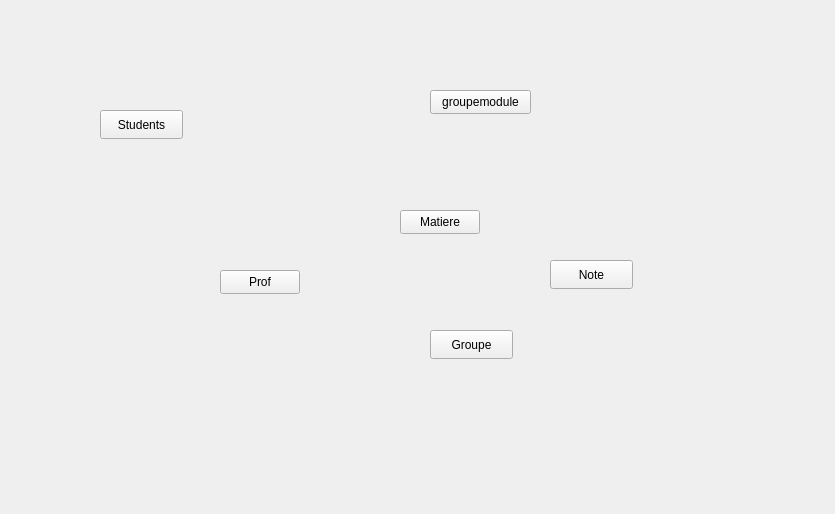
<?xml version="1.0" encoding="UTF-8"?>
<ui version="4.0">
 <class>MainWindow</class>
 <widget class="QMainWindow" name="MainWindow">
  <property name="geometry">
   <rect>
    <x>0</x>
    <y>0</y>
    <width>835</width>
    <height>514</height>
   </rect>
  </property>
  <property name="windowTitle">
   <string>MainWindow</string>
  </property>
  <widget class="QWidget" name="centralwidget">
   <widget class="QPushButton" name="etudiant_pushButton">
    <property name="geometry">
     <rect>
      <x>100</x>
      <y>110</y>
      <width>83</width>
      <height>29</height>
     </rect>
    </property>
    <property name="text">
     <string>Students</string>
    </property>
   </widget>
   <widget class="QPushButton" name="pushButton">
    <property name="geometry">
     <rect>
      <x>220</x>
      <y>270</y>
      <width>80</width>
      <height>24</height>
     </rect>
    </property>
    <property name="text">
     <string>Prof</string>
    </property>
   </widget>
   <widget class="QPushButton" name="matiere_pushButton">
    <property name="geometry">
     <rect>
      <x>400</x>
      <y>210</y>
      <width>80</width>
      <height>24</height>
     </rect>
    </property>
    <property name="text">
     <string>Matiere</string>
    </property>
   </widget>
   <widget class="QPushButton" name="gm_pushButton">
    <property name="geometry">
     <rect>
      <x>430</x>
      <y>90</y>
      <width>101</width>
      <height>24</height>
     </rect>
    </property>
    <property name="text">
     <string>groupemodule</string>
    </property>
   </widget>
   <widget class="QPushButton" name="grp_pushButton">
    <property name="geometry">
     <rect>
      <x>430</x>
      <y>330</y>
      <width>83</width>
      <height>29</height>
     </rect>
    </property>
    <property name="text">
     <string>Groupe</string>
    </property>
   </widget>
   <widget class="QPushButton" name="note_pushButton">
    <property name="geometry">
     <rect>
      <x>550</x>
      <y>260</y>
      <width>83</width>
      <height>29</height>
     </rect>
    </property>
    <property name="text">
     <string>Note</string>
    </property>
   </widget>
  </widget>
 </widget>
 <resources/>
 <connections/>
</ui>
